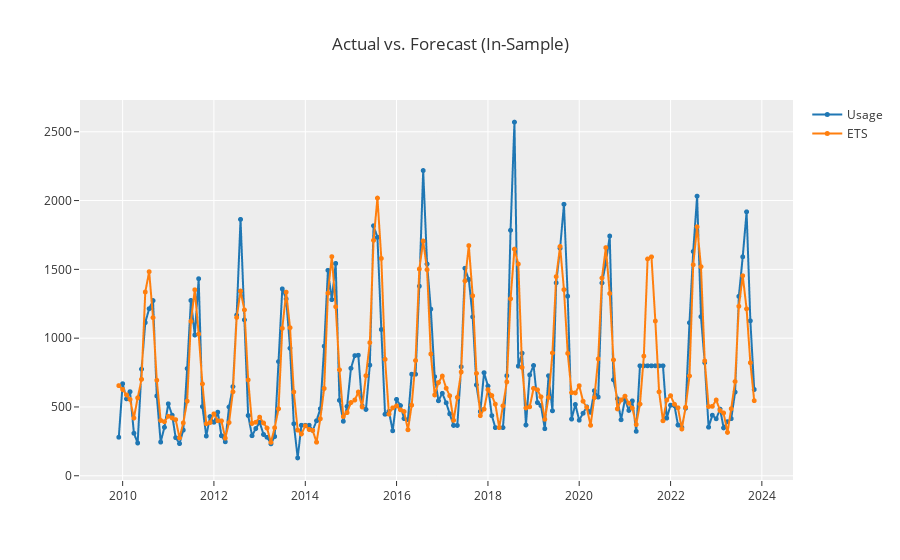

The code cell stored with this chart in its notebook:
### Code cell
insample = exp.plot_model(model, plot="insample", return_data=True)
insample = insample.get("overlay_data")
insample.index = electricity.index

### Figure 1 — Plotly figure (JSON) as saved in the notebook; plotly's stock layout.template omitted (floating-point values rounded to 4 significant figures; data arrays with more than 128 entries replaced by an {"elided": "..."} marker saying what was removed)
{"data": [{"line": {"color": "rgb(31, 119, 180)", "width": 2}, "marker": {"color": "rgb(31, 119, 180)", "size": 5}, "mode": "lines+markers", "name": "Usage", "type": "scattergl", "x": {"elided": "168 str values"}, "xaxis": "x", "y": {"elided": "168 int values"}, "yaxis": "y"}, {"line": {"color": "rgb(255, 127, 14)", "width": 2}, "marker": {"color": "rgb(255, 127, 14)", "size": 5}, "mode": "lines+markers", "name": "ETS", "type": "scattergl", "x": {"elided": "168 str values"}, "xaxis": "x", "y": {"elided": "168 float values"}, "yaxis": "y"}], "layout": {"showlegend": true, "title": {"text": "Actual vs. Forecast (In-Sample)"}, "xaxis": {"anchor": "y", "domain": [0, 1]}, "yaxis": {"anchor": "x", "domain": [0, 1]}}}
